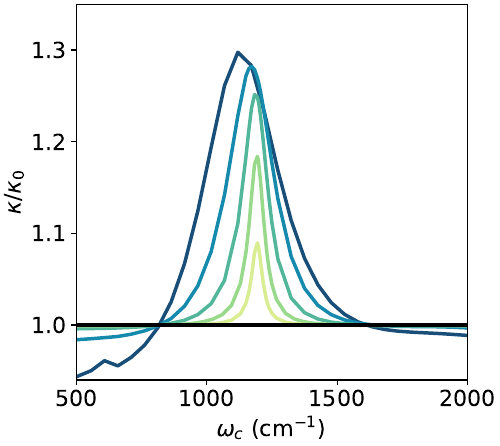

Reproduce this figure in Python.
from numpy import kron as ꕕ
from matplotlib import cm as colm
import numpy as np
import matplotlib.pyplot as plt
plt.rcParams.update({'font.size': 16})


width= 5
aspect_ratio= 1.12
fig_size = (width, width / aspect_ratio)
plt.figure(figsize=fig_size, constrained_layout=True)

color = ['#ef5777', '#48dbfb', '#8854d0', '#079992', '#e58e26',"#ff9ff3"]

def plot_curve(filename, label, scalefactor, c = 'black'):
    data = np.genfromtxt(filename)
    plt.plot(data[:, 0], data[:, 4]/scalefactor, label = label, c = c, lw = 2.5)
    idx = np.argmin(np.abs(data[:, 0] - 1193.0))
    #print (data[idx, 4]/scalefactor)
    
    
    
 
data_no_cav = np.genfromtxt("fig3a_nocav.out")
plt.xlim(500, 2000)
plt.xlabel(r'$\omega_c$ $(\mathrm{cm}^{-1})$')
plt.ylabel(r'$\kappa /\kappa_0$')



plot_curve("fig3a-eta_0.005.out", r'$\eta=5\times10^{-3}$', data_no_cav[0, 4], '#184E77')
plot_curve("fig3a-eta_0.0025.out", r'$\eta=2.5\times10^{-3}$', data_no_cav[0, 4], c ='#168AAD')
plot_curve("fig3a-eta_0.00125.out", r'$\eta=1.25\times10^{-3}$', data_no_cav[0, 4], c = '#52B69A')
plot_curve("fig3a-eta_0.000625.out", r'$\eta=6.25\times10^{-4}$', data_no_cav[0, 4], c = '#99D98C')
plot_curve("fig3a-eta_0.0003125.out", r'$\eta=3.125\times10^{-4}$', data_no_cav[0, 4], c = '#D9ED92')
#plt.legend()
plt.plot([500, 2000], [1, 1], 'k', lw = 3, label='no cavity')



plt.ylim(0.94,1.35)
 
plt.savefig('fig3a.pdf')